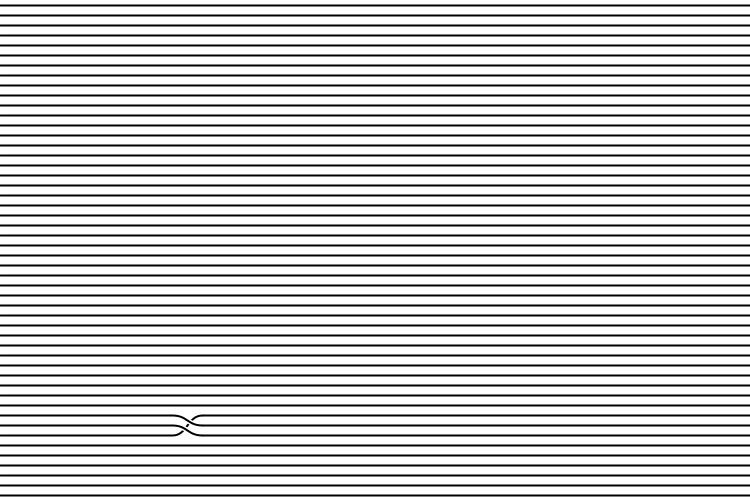
Frame 1 (no input)
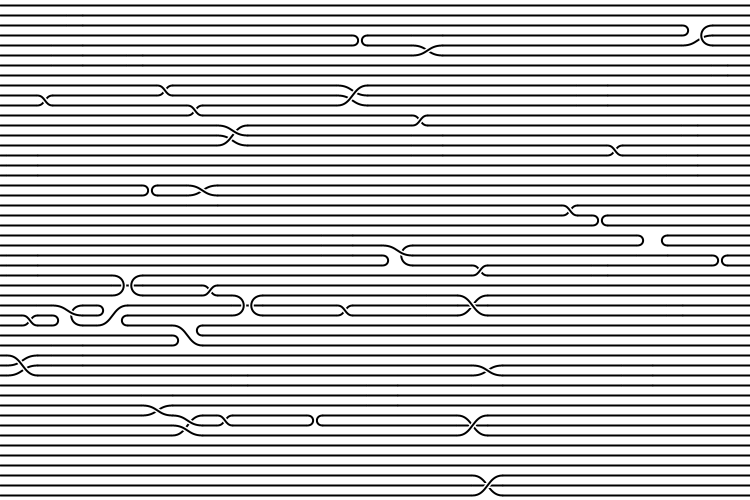
Frame 60 (the mouse pressed at the canvas centre just before this capture)
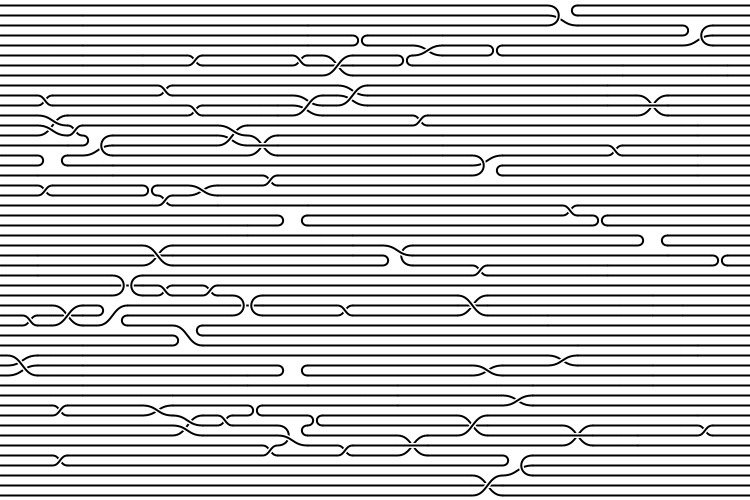
Frame 120 (the mouse held since frame 60 and released just before this capture)

The Processing sketch that drew these frames (run headless with seeded random() and noise(); from frame 60 on, the mouse is pressed at the canvas centre):

// Processing sketch: processing_2696
// ── processing_2696.pde

/* 
 * Fancy Braid by Algirdas Rascius (http://mydigiverse.com).
 */
/** 
 * Click to restart. Each time parameters used to generate braid will differ.
 */ 
 
static final int CELL_HEIGHT = 10;
static final int CELL_WIDTH = 15;
static final float MARGIN_X = 7;
static final float MARGIN_Y = 5.5;
static final float lineWidth = 2.0;
static final float outlineWidth = 5.0;
static final int EMPTY = -1;

int sizeX;
int sizeY;
int cells[][];
int maxAreaSize;
float straightProbability;

void setup() {
  size(750, 500);
  smooth();
  sizeX = (width - (int)MARGIN_X) / CELL_WIDTH;
  sizeY = height / CELL_HEIGHT;
  cells = new int[sizeX][sizeY];
  
  initialize();
}

void initialize() {
  background(255);
  stroke(0);
  strokeWeight(lineWidth);
  for (int y=0; y<sizeY; y++) {
    float yPos = MARGIN_Y + CELL_HEIGHT*y;
    line(0, yPos, width, yPos);
    for (int x=0; x<sizeX; x++) {
      cells[x][y] = EMPTY;
    }
  }
  maxAreaSize = (int)random(2, 5);
  straightProbability = random(1);
}

void mouseClicked() {
   initialize();
}

void keyPressed() {
   initialize();
}

void draw() {
  int areaSize = (int)random(1, maxAreaSize);
  int x = (int)random(0, sizeX-areaSize+1);
  int y = (int)random(0, sizeY-areaSize);
  if (isEmpty(x, y, areaSize)) {
    drawBraidElement(x, y, areaSize);  
  } else {
    if (random(1)<0.2 && cells[x][y] != EMPTY) {
      redrawBraidElement(x, y);
    }
  }
}

boolean isEmpty(int x, int y, int areaSize) {
  for (int i=0; i<areaSize; i++) {
    for (int j=0; j<=areaSize; j++) {
      if (cells[i+x][j+y] != EMPTY) {
        return false;
      }
    }
  }
  return true;
}

void drawBraidElement(int x, int y, int areaSize) {
  for (int i=0; i<areaSize; i++) {
    for (int j=0; j<=areaSize; j++) {
      cells[i+x][j+y] = frameCount;
    }
  }

  fill(255);
  noStroke();
  rect(MARGIN_X + CELL_WIDTH*x, MARGIN_Y + CELL_HEIGHT*(y-0.5), CELL_WIDTH*areaSize, CELL_HEIGHT*(areaSize+1));
  
  if (random(1) < straightProbability) {
    // Draw only straight connections 
    boolean leftDone[] = new boolean[areaSize+1];
    boolean rightDone[] = new boolean[areaSize+1];
    for (int j=0; j<=areaSize; j++) {    
      int left = getRandomEmpty(leftDone);
      int right = getRandomEmpty(rightDone);
      drawConnection(x, y+left, x+areaSize, y+right, x+areaSize*0.5);   
    } 
  } else {
    // Draw any connections
    int count = areaSize+1;
    boolean done[] = new boolean[2*count];
    for (int j=0; j<count; j++) {    
      int one = getRandomEmpty(done);
      int two = getRandomEmpty(done);
      drawConnection(x+areaSize*(one/count), y+one%count, x+areaSize*(two/count), y+two%count, x+areaSize*0.5);   
    } 
  }
}

void redrawBraidElement(int x, int y) {
  while (x>0 && cells[x-1][y]==cells[x][y]) {
    x--;
  }
  while (y>0 && cells[x][y-1]==cells[x][y]) {
    y--;
  }
  int areaSize = 1;
  while (x+areaSize < sizeX && cells[x+areaSize][y]==cells[x][y]) {
    areaSize++;
  }
  drawBraidElement(x, y, areaSize);
}

int getRandomEmpty(boolean doneArray[]) {
  int i = (int)random(doneArray.length);
  while (doneArray[i]) {
    i = (i+1) % doneArray.length;
  }
  doneArray[i] = true;
  return i;
}

void drawConnection(int x1, int y1, int x2, int y2, float xMiddle) {
  noFill();
  stroke(255);
  strokeWeight(outlineWidth);
  strokeCap(SQUARE);
  drawConnectionLine(x1, y1, x2, y2, xMiddle);
  stroke(0);
  strokeWeight(lineWidth);
  strokeCap(ROUND);
  drawConnectionLine(x1, y1, x2, y2, xMiddle);
}

void drawConnectionLine(int x1, int y1, int x2, int y2, float xMiddle) {
  if (x1==x2) {
    xMiddle = x1 + 0.5 * abs(y1-y2) * (xMiddle>x1 ? 1 : -1);
  }
  bezier(
    MARGIN_X+CELL_WIDTH*x1, MARGIN_Y+CELL_HEIGHT*y1,
    MARGIN_X+CELL_WIDTH*xMiddle, MARGIN_Y+CELL_HEIGHT*y1,
    MARGIN_X+CELL_WIDTH*xMiddle, MARGIN_Y+CELL_HEIGHT*y2,
    MARGIN_X+CELL_WIDTH*x2, MARGIN_Y+CELL_HEIGHT*y2);
}
